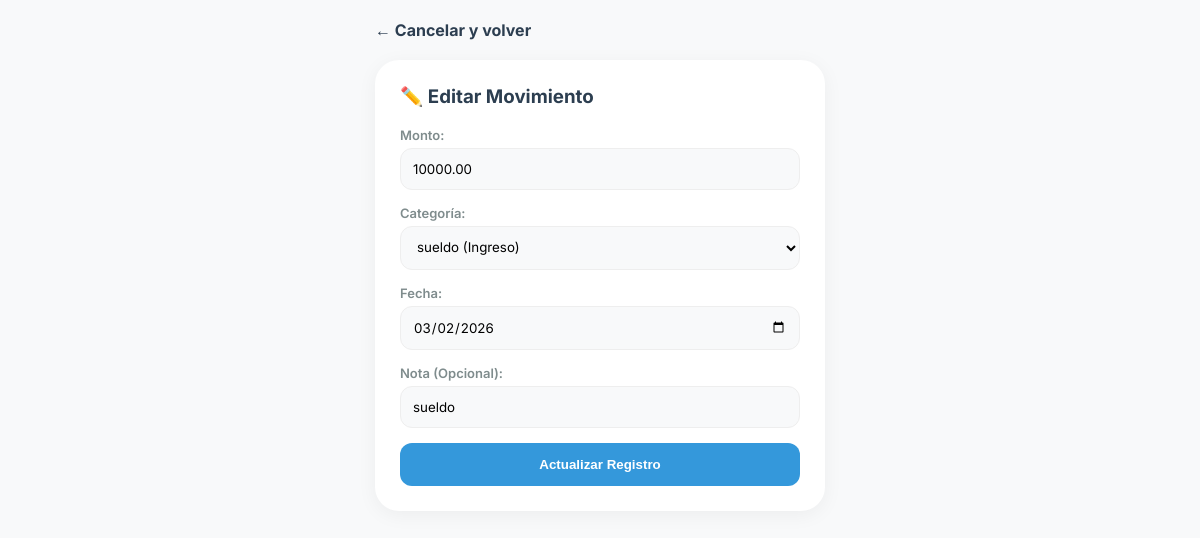
The page /editar/47/ (signed in) on the database its author committed.
### wallet/models.py (models this page shows, shortened)
class Transaction(models.Model):
    user = models.ForeignKey(User, on_delete=models.CASCADE)
    amount = models.DecimalField(max_digits=10, decimal_places=2)
    category = models.ForeignKey(Category, on_delete=models.SET_NULL, null=True, blank=True)
    is_expense = models.BooleanField(default=True)
    date = models.DateField(default=now)
    note = models.CharField(max_length=150, blank=True, null=True)
    is_transfer = models.BooleanField(default=False)

class Category(models.Model):
    user = models.ForeignKey(User, on_delete=models.CASCADE)
    name = models.CharField(max_length=50)
    is_expense = models.BooleanField(default=True)
    budget_limit = models.DecimalField(max_digits=10, decimal_places=2, default=0)

### wallet/views.py (the view, shortened to what this page needs)
# urls.py: path('editar/<int:id>/', views.editar_transaccion, name='editar'),
@login_required
def editar_transaccion(request, id):
    transaccion = get_object_or_404(Transaction, id=id, user=request.user)
    categorias = Category.objects.filter(user=request.user)
    return render(request, 'editar.html', {
        't': transaccion,
        'categorias': categorias
    })

### templates/editar.html (shortened to what this page needs)
<!DOCTYPE html>
<html lang="es">
<head>
</head>
<body>
    <div class="main-container">
        <div style="margin-bottom: 20px;">
            <a href="{% url 'inicio' %}" style="text-decoration: none; font-weight: bold; color: var(--dark);">← Cancelar y volver</a>
        </div>
        <div class="glass-card">
            <h3 style="margin-top:0; color: var(--dark);">✏️ Editar Movimiento</h3>
            <form method="POST">
                <label class="form-label">Monto:</label>
                <input type="number" name="amount" step="0.01" value="{{ t.amount|stringformat:'.2f' }}" required>
                <label class="form-label">Categoría:</label>
                <select name="category" required>
                    {% for cat in categorias %}
                        <option value="{{ cat.id }}" {% if cat.id == t.category.id %}selected{% endif %}>
                            {{ cat.name }} {% if cat.is_expense %} (Gasto) {% else %} (Ingreso) {% endif %}
                        </option>
                    {% endfor %}
                </select>
                <label class="form-label">Fecha:</label>
                <input type="date" name="date" value="{{ t.date|date:'Y-m-d' }}" required>
                <label class="form-label">Nota (Opcional):</label>
                <input type="text" name="note" value="{{ t.note|default:'' }}" placeholder="Ej. Tacos en la esquina">
                <button type="submit" class="btn-save">Actualizar Registro</button>
            </form>
        </div>
    </div>
</body>
</html>

### templates/editar.html (style rules this page uses)
:root { --primary: #2ecc71; --danger: #e74c3c; --dark: #2c3e50; --bg: #f8f9fa; --accent: #3498db; }
body { background-color: var(--bg); font-family: 'Inter', sans-serif; margin: 0; padding: 20px; color: var(--dark); }
.main-container { max-width: 450px; margin: 0 auto; }
.glass-card { background: white; padding: 25px; border-radius: 24px; box-shadow: 0 4px 20px rgba(0,0,0,0.05); margin-bottom: 25px; }
input, select { width: 100%; padding: 12px; margin-bottom: 15px; border: 1px solid #eee; border-radius: 12px; font-family: inherit; box-sizing: border-box; background-color: #f8f9fa; }
.form-label { font-size: 13px; font-weight: 600; color: #7f8c8d; margin-bottom: 5px; display: block; }
.btn-save { background: var(--accent); color: white; border: none; padding: 14px; border-radius: 12px; width: 100%; font-weight: 600; cursor: pointer; transition: 0.3s; }

### rows shown on the page
Transaction: amount "10000.00", category "sueldo (Ingreso)", date "03/02/2026", note "sueldo"
